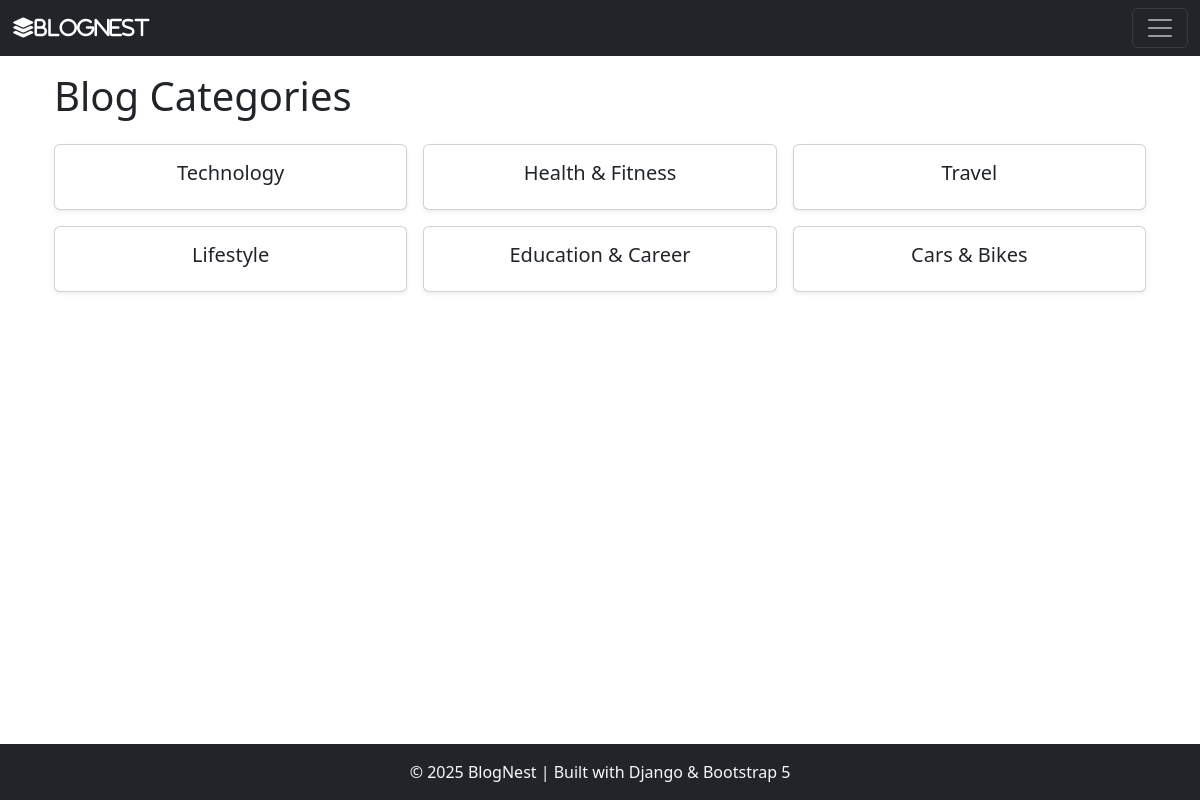
The page /category-list/ on the database its author committed.
### theblog/models.py (models this page shows, shortened)
class Category(models.Model):
    name = models.CharField(max_length=100, unique=True)
    slug = models.SlugField(unique=True, blank=True)

### theblog/views.py (the view)
# urls.py: path('category-list/', views.categoryListView, name='category-list'),
def categoryListView(request):
    cat_menu_list = Category.objects.all()
    return render(request,"category_lis.html",{'cat_menu_list':cat_menu_list})

### theblog/templates/category_lis.html (shortened to what this page needs)
{% extends "base.html" %}
{% block content %}
<br>
<div class="container my-4">
  <h1 class="mb-4">Blog Categories</h1>
  {% if cat_menu_list %}
    <div class="row g-3">
      {% for item in cat_menu_list %}
        <div class="col-md-4 col-sm-6">
          <div class="card shadow-sm text-center h-100">
            <div class="card-body d-flex flex-column justify-content-center">
              <h5 class="card-title">
                <a href="{% url 'category_posts' item.slug %}" class="text-dark text-decoration-none">
                  {{ item.name|title }}
                </a>
              </h5>
            </div>
          </div>
        </div>
      {% endfor %}
    </div>
  {% else %}
    <div class="alert alert-warning">No categories available.</div>
  {% endif %}
</div>
{% endblock content %}

### theblog/templates/base.html (style rules this page uses)
html, body { height: 100%; }
.d-flex-column { display: flex; flex-direction: column; min-height: 100vh; }

### rows shown on the page
Category: name "Technology"
Category: name "Health & Fitness"
Category: name "Travel"
Category: name "Lifestyle"
Category: name "Education & Career"
Category: name "Cars & Bikes"
